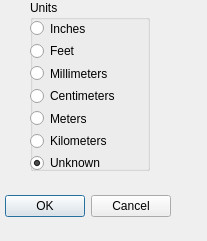
<ui version="4.0" >
 <class>qtNewSceneUnitsDialog</class>
 <widget class="QDialog" name="qtNewSceneUnitsDialog" >
  <property name="geometry" >
   <rect>
    <x>0</x>
    <y>0</y>
    <width>207</width>
    <height>241</height>
   </rect>
  </property>
  <property name="windowTitle" >
   <string>Select Scene Units</string>
  </property>
  <widget class="QDialogButtonBox" name="buttonBox" >
   <property name="geometry" >
    <rect>
     <x>0</x>
     <y>190</y>
     <width>171</width>
     <height>32</height>
    </rect>
   </property>
   <property name="orientation" >
    <enum>Qt::Horizontal</enum>
   </property>
   <property name="standardButtons" >
    <set>QDialogButtonBox::Cancel|QDialogButtonBox::NoButton|QDialogButtonBox::Ok</set>
   </property>
  </widget>
  <widget class="QGroupBox" name="groupBox" >
   <property name="geometry" >
    <rect>
     <x>30</x>
     <y>0</y>
     <width>120</width>
     <height>171</height>
    </rect>
   </property>
   <property name="title" >
    <string>Units</string>
   </property>
   <widget class="QWidget" name="verticalLayout" >
    <property name="geometry" >
     <rect>
      <x>0</x>
      <y>20</y>
      <width>121</width>
      <height>151</height>
     </rect>
    </property>
    <layout class="QVBoxLayout" >
     <item>
      <widget class="QRadioButton" name="INButton" >
       <property name="text" >
        <string>Inches</string>
       </property>
      </widget>
     </item>
     <item>
      <widget class="QRadioButton" name="FTButton" >
       <property name="text" >
        <string>Feet</string>
       </property>
      </widget>
     </item>
     <item>
      <widget class="QRadioButton" name="MMButton" >
       <property name="text" >
        <string>Millimeters</string>
       </property>
      </widget>
     </item>
     <item>
      <widget class="QRadioButton" name="CMButton" >
       <property name="text" >
        <string>Centimeters</string>
       </property>
      </widget>
     </item>
     <item>
      <widget class="QRadioButton" name="MButton" >
       <property name="text" >
        <string>Meters</string>
       </property>
      </widget>
     </item>
     <item>
      <widget class="QRadioButton" name="KMButton" >
       <property name="text" >
        <string>Kilometers</string>
       </property>
      </widget>
     </item>
     <item>
      <widget class="QRadioButton" name="UnknownButton" >
       <property name="text" >
        <string>Unknown</string>
       </property>
       <property name="checked" >
        <bool>true</bool>
       </property>
      </widget>
     </item>
    </layout>
   </widget>
  </widget>
 </widget>
 <resources/>
 <connections>
  <connection>
   <sender>buttonBox</sender>
   <signal>accepted()</signal>
   <receiver>qtNewSceneUnitsDialog</receiver>
   <slot>accept()</slot>
   <hints>
    <hint type="sourcelabel" >
     <x>248</x>
     <y>254</y>
    </hint>
    <hint type="destinationlabel" >
     <x>157</x>
     <y>274</y>
    </hint>
   </hints>
  </connection>
  <connection>
   <sender>buttonBox</sender>
   <signal>rejected()</signal>
   <receiver>qtNewSceneUnitsDialog</receiver>
   <slot>reject()</slot>
   <hints>
    <hint type="sourcelabel" >
     <x>316</x>
     <y>260</y>
    </hint>
    <hint type="destinationlabel" >
     <x>286</x>
     <y>274</y>
    </hint>
   </hints>
  </connection>
 </connections>
</ui>
